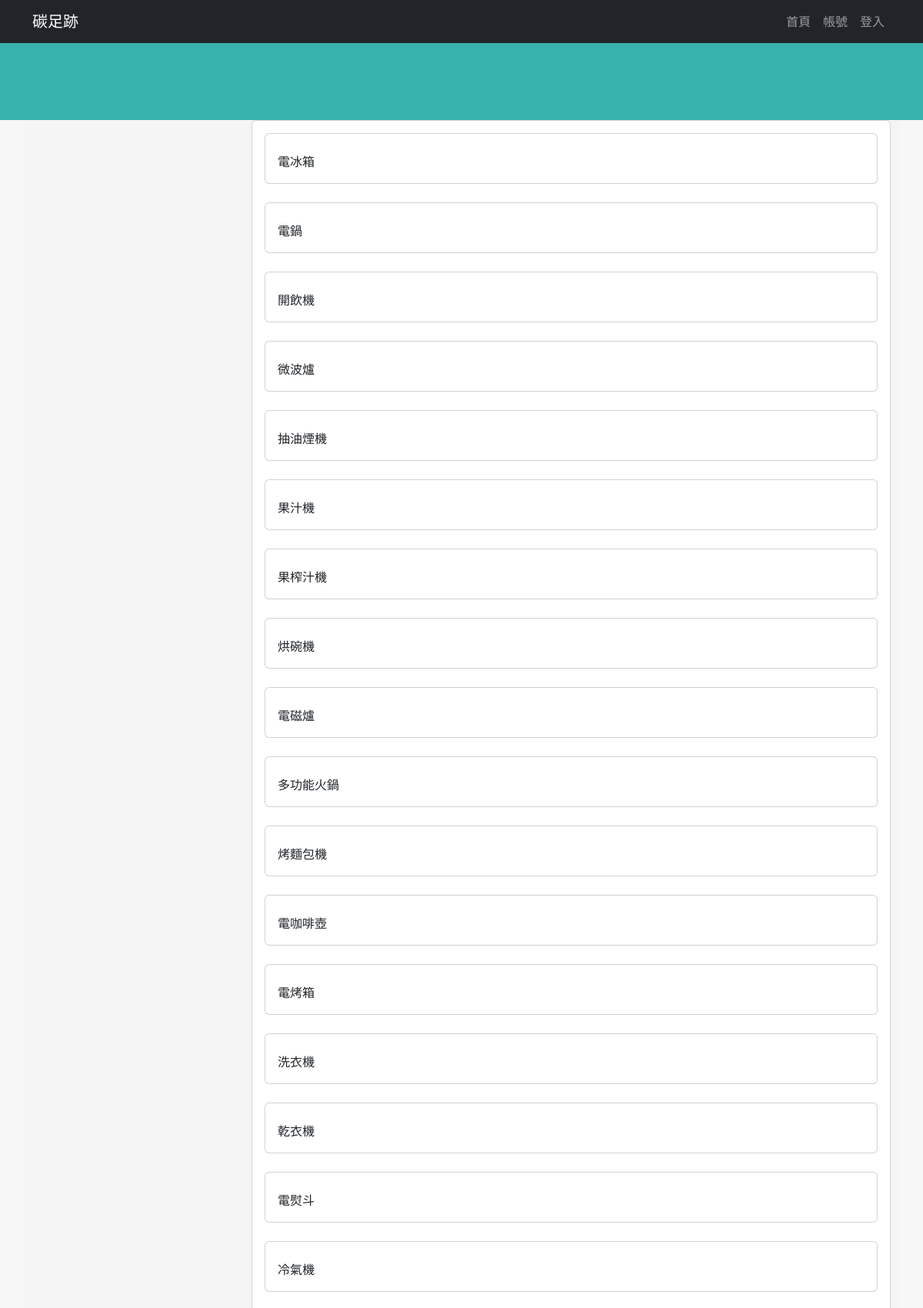
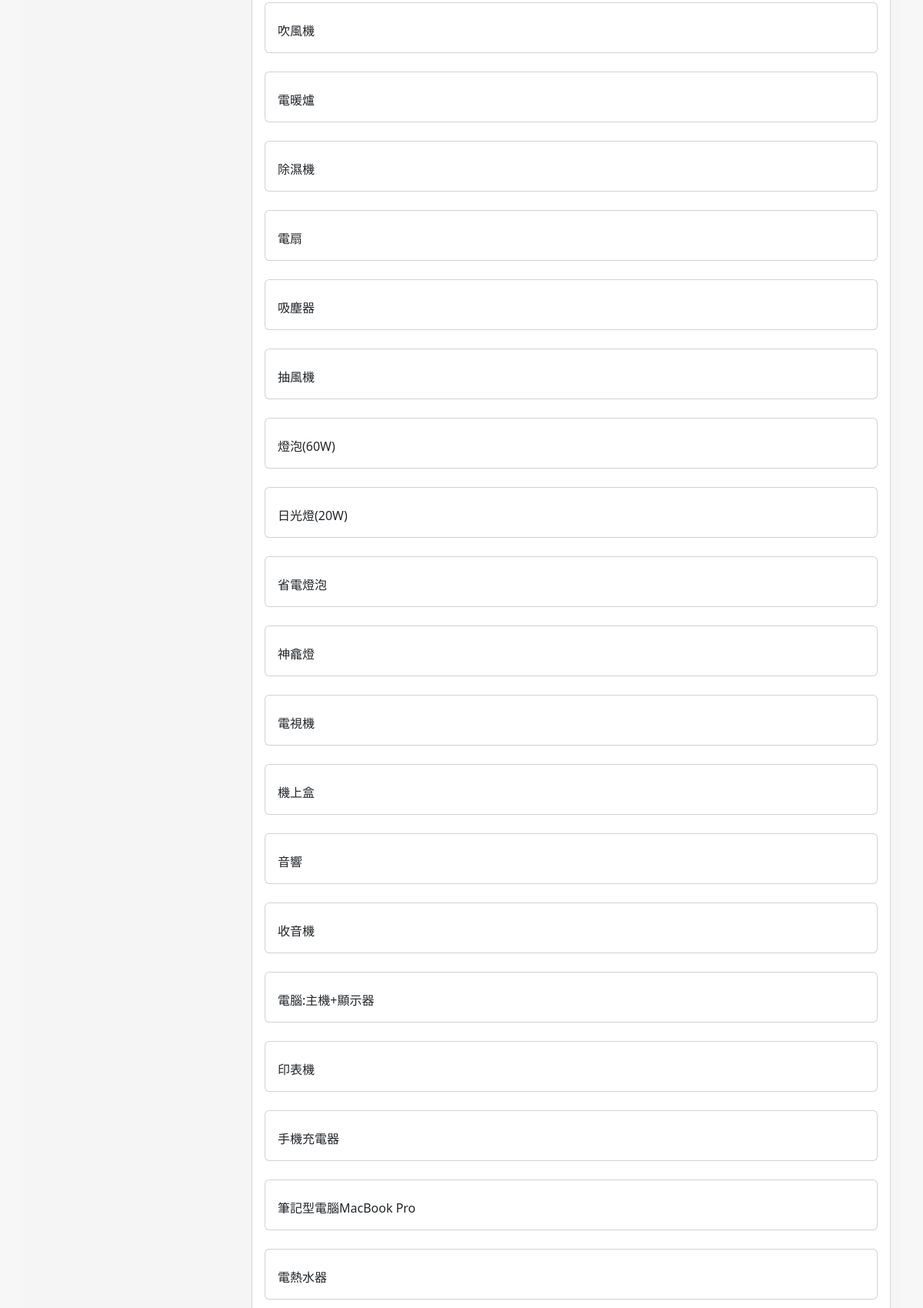
Screenshot of /api/devices/ (upper part) with the database file from the repository (2 pictures, top to bottom).
### mainsite/models.py (models this page shows, shortened)
class ElecDeviceConsumption(models.Model):
    name = models.TextField(unique=True)
    watt = models.IntegerField(blank=True, null=False)
    date = models.DateTimeField(default=timezone.now)
    class Meta:
        db_table = 'elec_device_consumption'

### api/views.py (the view)
# urls.py: path('api/devices/', showdevice),
def showdevice(request):
    try:                            #會先試著執行, 有例外再跳到except
        devices = ElecDeviceConsumption.objects.all()    #get(查詢的條件) (查詢的欄位=查詢的值)
        if devices != None :           #若查詢回傳的不是空物件 None表示找不到
            return render(request, 'pages/elec_device.html', locals())
    except:
        return redirect('/')        #回到127.0.0.1:8000
    return True

### templates/pages/elec_device.html (shortened to what this page needs)
{% extends 'bases/base.html' %}
{% load markdown_extras %}
{% block content %}
<div class="col-lg-9">
    <div class="card mb-4">
        <div class="card-body">
            {% for device in devices%}
            <div class="card mb-4">
                <div class="card-body">
                    <p class="card-text">{{device.name}}</p>
                </div>
            </div>
            {% endfor %}
        </div>
    </div>
</div>
{% endblock %}

### templates/bases/base.html (shortened to what this page needs)
<!DOCTYPE>
<html>
<head>
    {% load static %}
    {% include 'components/header_lib.html' %}
</head>
<body>
    {% include 'components/navbar.html' %}
    <header>
        <div
          class="text-center bg-image"
          style="
            background-image: url('{% static 'banner1.jpg' %}');
            height: 100px;
          "
        ><div class="mask" style="background-color: #38B2Ac;">
            <div class="mask" style="">
                <div class="d-flex justify-content-center align-items-center h-100">
                </div>
            </div>
        </div>
    </header>
    <div class="container " style="background-color : #F5F5F5" >
        <div class="row">
            {% include 'components/sidebar.html' %}
            {% block content %}{% endblock %}
        </div>
    </div>
    <link rel="stylesheet" href="https://code.jquery.com/ui/1.12.1/themes/base/jquery-ui.css">
</body>
</html>

### templates/components/header_lib.html (shortened to what this page needs)
{% load static %}
<link href="https://cdn.jsdelivr.net/npm/bootstrap@5.3.1/dist/css/bootstrap.min.css" rel="stylesheet">
<link href="{% static 'style.css' %}" rel="stylesheet">

### templates/components/navbar.html (shortened to what this page needs)
<nav class="navbar navbar-expand-lg navbar-dark bg-dark">
    <div class="container">
        <a class="navbar-brand" href="#">碳足跡</a>
        <div class="collapse navbar-collapse" id="navbarSupportedContent">
            <ul class="navbar-nav ms-auto mb-2 mb-lg-0">
                <li class="nav-item"><a class="nav-link" href="http://127.0.0.1:8000">首頁</a></li>
                <li class="nav-item"><a class="nav-link" href="/index4">帳號</a></li>
                <li class="nav-item">
                    <a class="nav-link" href="#" data-bs-toggle="modal" data-bs-target="#loginModal">
                        登入
                    </a>
                </li>
            </ul>
        </div>
    </div>
</nav>

### templates/components/sidebar.html (shortened to what this page needs)
<div class="col-lg-3" >
</div>

### templates/components/sidebar.html (style rules this page uses)
body { background-color: #F7F7F7; }

### rows the page displays
ElecDeviceConsumption: name "電冰箱"
ElecDeviceConsumption: name "電鍋"
ElecDeviceConsumption: name "開飲機"
ElecDeviceConsumption: name "微波爐"
ElecDeviceConsumption: name "抽油煙機"
ElecDeviceConsumption: name "果汁機"
ElecDeviceConsumption: name "果榨汁機"
ElecDeviceConsumption: name "烘碗機"
ElecDeviceConsumption: name "電磁爐"
ElecDeviceConsumption: name "多功能火鍋"
ElecDeviceConsumption: name "烤麵包機"
ElecDeviceConsumption: name "電咖啡壺"
ElecDeviceConsumption: name "電烤箱"
ElecDeviceConsumption: name "洗衣機"
ElecDeviceConsumption: name "乾衣機"
ElecDeviceConsumption: name "電熨斗"
ElecDeviceConsumption: name "冷氣機"
ElecDeviceConsumption: name "吹風機"
ElecDeviceConsumption: name "電暖爐"
ElecDeviceConsumption: name "除濕機"
ElecDeviceConsumption: name "電扇"
ElecDeviceConsumption: name "吸塵器"
ElecDeviceConsumption: name "抽風機"
ElecDeviceConsumption: name "燈泡(60W)"
ElecDeviceConsumption: name "日光燈(20W)"
ElecDeviceConsumption: name "省電燈泡"
ElecDeviceConsumption: name "神龕燈"
ElecDeviceConsumption: name "電視機"
ElecDeviceConsumption: name "機上盒"
ElecDeviceConsumption: name "音響"
ElecDeviceConsumption: name "收音機"
ElecDeviceConsumption: name "電腦:主機+顯示器"
ElecDeviceConsumption: name "印表機"
ElecDeviceConsumption: name "手機充電器"
ElecDeviceConsumption: name "筆記型電腦MacBook Pro"
ElecDeviceConsumption: name "電熱水器"
